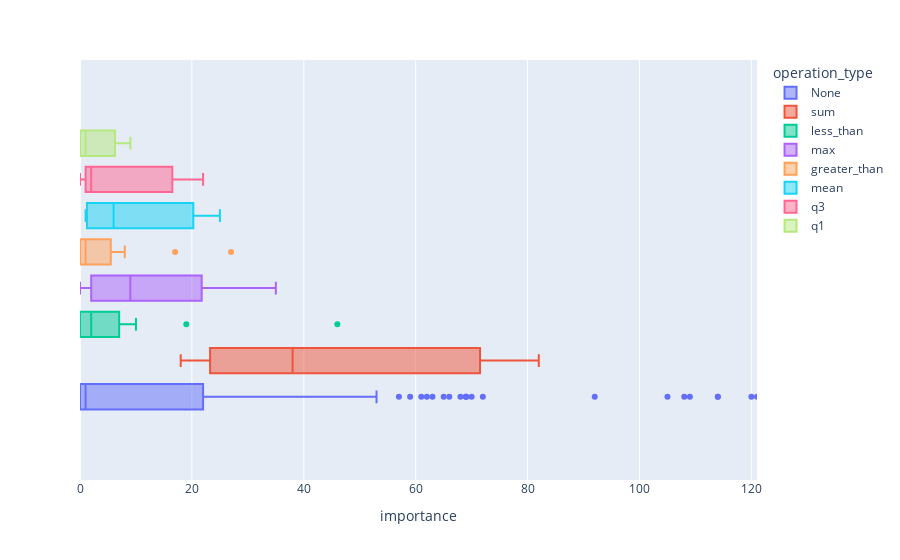

Notebook cell for this chart:
### Code cell
px.box(
    df,
    x="importance",
    color="operation_type",
    range_x=(df.importance.min(), df.importance.max()),
)

### Figure 1 — Plotly figure (JSON) as saved in the notebook; plotly's stock layout.template omitted (floating-point values rounded to 4 significant figures; data arrays with more than 128 entries replaced by an {"elided": "..."} marker saying what was removed)
{"data": [{"alignmentgroup": "True", "hovertemplate": "operation_type=None<br>importance=%{x}<extra></extra>", "legendgroup": "None", "marker": {"color": "#636efa"}, "name": "None", "notched": false, "offsetgroup": "None", "orientation": "h", "showlegend": true, "type": "box", "x": {"elided": "158 int values"}, "x0": " ", "xaxis": "x", "y0": " ", "yaxis": "y"}, {"alignmentgroup": "True", "hovertemplate": "operation_type=sum<br>importance=%{x}<extra></extra>", "legendgroup": "sum", "marker": {"color": "#EF553B"}, "name": "sum", "notched": false, "offsetgroup": "sum", "orientation": "h", "showlegend": true, "type": "box", "x": [82, 82, 40, 38, 27, 22, 18], "x0": " ", "xaxis": "x", "y0": " ", "yaxis": "y"}, {"alignmentgroup": "True", "hovertemplate": "operation_type=less_than<br>importance=%{x}<extra></extra>", "legendgroup": "less_than", "marker": {"color": "#00cc96"}, "name": "less_than", "notched": false, "offsetgroup": "less_than", "orientation": "h", "showlegend": true, "type": "box", "x": [46, 19, 10, 8, 6, 5, 4, 2, 2, 1, 1, 0, 0, 0, 0, 0], "x0": " ", "xaxis": "x", "y0": " ", "yaxis": "y"}, {"alignmentgroup": "True", "hovertemplate": "operation_type=max<br>importance=%{x}<extra></extra>", "legendgroup": "max", "marker": {"color": "#ab63fa"}, "name": "max", "notched": false, "offsetgroup": "max", "orientation": "h", "showlegend": true, "type": "box", "x": [35, 25, 12, 9, 5, 1, 0], "x0": " ", "xaxis": "x", "y0": " ", "yaxis": "y"}, {"alignmentgroup": "True", "hovertemplate": "operation_type=greater_than<br>importance=%{x}<extra></extra>", "legendgroup": "greater_than", "marker": {"color": "#FFA15A"}, "name": "greater_than", "notched": false, "offsetgroup": "greater_than", "orientation": "h", "showlegend": true, "type": "box", "x": [27, 17, 8, 7, 4, 3, 2, 1, 1, 0, 0, 0, 0, 0, 0, 0], "x0": " ", "xaxis": "x", "y0": " ", "yaxis": "y"}, {"alignmentgroup": "True", "hovertemplate": "operation_type=mean<br>importance=%{x}<extra></extra>", "legendgroup": "mean", "marker": {"color": "#19d3f3"}, "name": "mean", "notched": false, "offsetgroup": "mean", "orientation": "h", "showlegend": true, "type": "box", "x": [25, 24, 9, 6, 2, 1, 1], "x0": " ", "xaxis": "x", "y0": " ", "yaxis": "y"}, {"alignmentgroup": "True", "hovertemplate": "operation_type=q3<br>importance=%{x}<extra></extra>", "legendgroup": "q3", "marker": {"color": "#FF6692"}, "name": "q3", "notched": false, "offsetgroup": "q3", "orientation": "h", "showlegend": true, "type": "box", "x": [22, 20, 6, 2, 1, 1, 0], "x0": " ", "xaxis": "x", "y0": " ", "yaxis": "y"}, {"alignmentgroup": "True", "hovertemplate": "operation_type=q1<br>importance=%{x}<extra></extra>", "legendgroup": "q1", "marker": {"color": "#B6E880"}, "name": "q1", "notched": false, "offsetgroup": "q1", "orientation": "h", "showlegend": true, "type": "box", "x": [9, 7, 4, 1, 0, 0, 0], "x0": " ", "xaxis": "x", "y0": " ", "yaxis": "y"}], "layout": {"boxmode": "group", "legend": {"title": {"text": "operation_type"}, "tracegroupgap": 0}, "margin": {"t": 60}, "xaxis": {"anchor": "y", "domain": [0, 1], "range": [0, 121], "title": {"text": "importance"}}, "yaxis": {"anchor": "x", "domain": [0, 1]}}}
